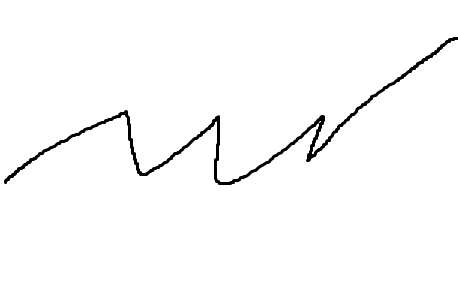
#> input picture codes/original.png, 458 x 294 px
$ python -i AverageHashMatching.py   (imports and definitions only)
#> lines starting #> are read from the running program, lines starting #| are printed output that depends on the picture; after the words box and inside, x2 and y2 are one past the last pixel; in counts of white or black regions, pixels touching at a corner belong together
#> further down, picture is the input picture: shape (294, 458, 3); min 0, max 255, mean 250.4
import cv2

# 이미지를 32x32크기의 평균 해쉬로 변환
def img2hash(img):
    thresh = 127
    gray = cv2.cvtColor(img,cv2.COLOR_BGR2GRAY)
    gray = cv2.resize(gray, (256, 256))
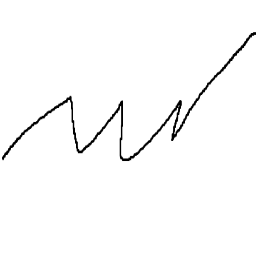
#> gray: shape (256, 256); min 0, max 255, mean 250.4
    ret,gray = cv2.threshold(gray,thresh,255,cv2.THRESH_BINARY)
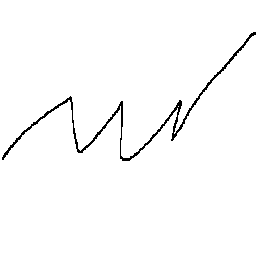
#> gray: shape (256, 256); 98.2% white; black in thin lines or dots, all inside (x1, y1, x2, y2) = (2, 32, 256, 161)
#> ret = 127
    avg = gray.mean()
#> avg = 250.4
    bi = 1 * (gray > avg)
    return bi

# hamming distance 구하기
def hamming_distance(a, b):
    a = a.reshape(1,-1)
    b = b.reshape(1,-1)
    # 같은 자리의 값이 서로 다른 것들의 합
    distance = (a !=b).sum()
    return distance

# 이미지 HashMathcing, 0~1사이의 float값 리턴
# 이미지를 binary형태로 만들고 hamming distance 값 구하는거
# 0에 가까울 수록 (값이 작을 수록) 비슷한거임
def AverageHashMatching(img1,img2):
    img1_hash = img2hash(img1)
    img2_hash = img2hash(img2)
    dst = hamming_distance(img1_hash,img2_hash)/(256*256)
    return dst

>>> import cv2
>>> picture = cv2.imread('original.png')
>>> result = img2hash(picture)
